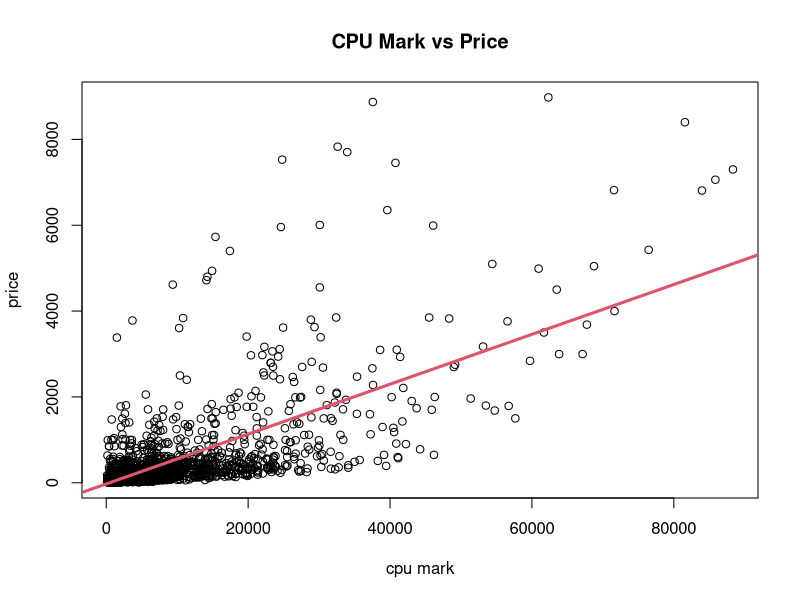
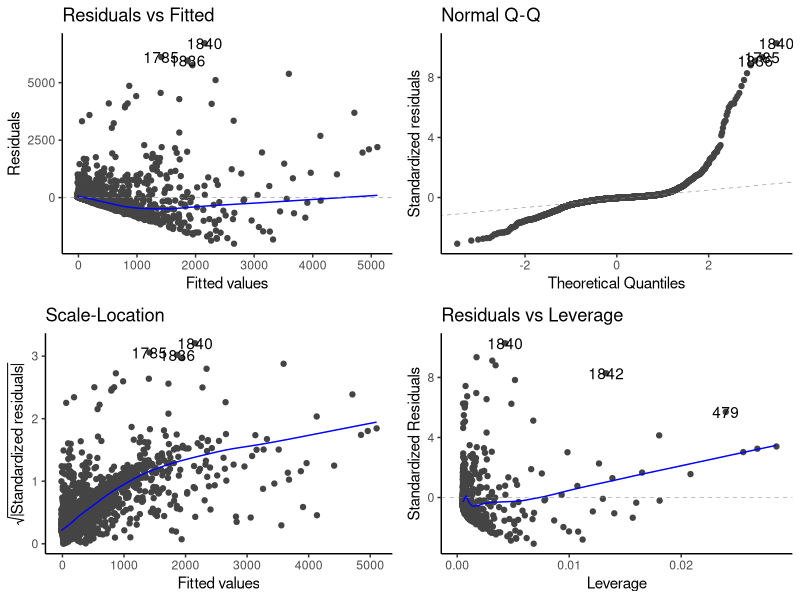

The R script that drew these images, in order:
## ---- chunk 1
cpuData<-read.csv("CPU_benchmark_v4.csv")
model<-lm(cpuData$price~cpuData$cpuMark)
plot(x = cpuData$cpuMark, y = cpuData$price, main="CPU Mark vs Price", xlab="cpu mark", ylab="price")
abline(model, col=2, lwd=3)

## ---- chunk 2
r=cor(cpuData$cpuMark, cpuData$price)
sprintf("r = %f", r)
sprintf("r-squared = %f", r^2)

## ---- chunk 3
F=qf(0.025, 1, 1965, lower.tail = FALSE)
sprintf('F_{0.025,1965} = %f',F)
## ---- chunk 4
summary(model)
## ---- chunk 5
library(ggfortify)
autoplot(object = model) + theme_classic()
